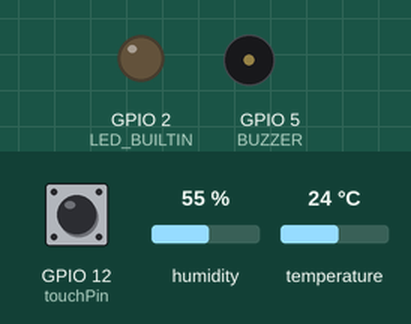
A sketch run on a simulated ESP32. On the bench: output pins drawn as LEDs (lit = HIGH), buzzer (waves = sounding, pin HIGH). The inputs (shaded band) are chosen by the test bench; at power-on: GPIO 12 (touchPin) HIGH, humidity 55 %, temperature 24 °C. WiFi joins after 1.5 s; servers stay silent unless stated; the local clock reads 2024-03-15 10:24:30 at power-on unless the sketch sets it; what the sketch prints to the serial monitor is not drawn.

Above: at 17.4 s.
At 30.25 s:
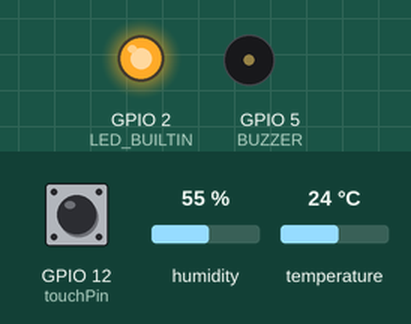
At 65.0 s:
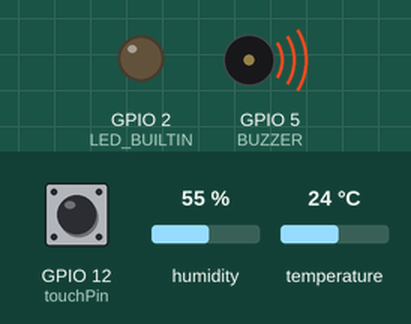
Timing chart, 0 to 82.6 s (numbered marks = the images above):
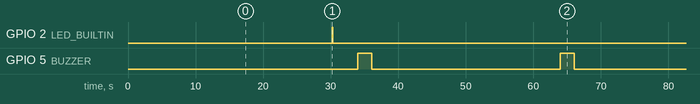

The sketch:

code.ino
```cpp
#include<Wire.h>
#include<WiFi.h>
#include "time.h"
#include "RTClib.h"
#include <ThingSpeak.h>
#include <WebServer.h>
#include "DHT.h"

#define LED_BUILTIN 2

const int BUZZER = 5;
bool onWiFi = false;
bool onAlarm;
const int touchPin = 12;
const int touchThreshold = 25;
const int touchReadings = 100;
const int timeout = 10;
const char* ssid       = "GPONWIFI_68E0";
const char* password   = "00000086D5";
const char* ntpServer = "pool.ntp.org";
const long gmtOffsetSec = 19800; // UTC +5:30
const long dayLightOffsetSec = 0;
const char* thingspeak = "api.thingspeak.com";
String apiKey = "8EERZONJ8K9LJT1I";

WebServer server(80);
WiFiClient client;

#define DHTTYPE DHT22
uint8_t DHTPin = 4;
DHT dht(DHTPin, DHTTYPE);

float Temperature;
float Humidity;

RTC_DS3231 rtc;
const byte rtcTimerIntPin = 2;
volatile byte flag = false;

void printTime()
{
  struct tm timeinfo;
  if (!getLocalTime(&timeinfo)) {
    Serial.println("Failed to obtain time");
    abort();
  }
  Serial.println(&timeinfo, "%A, %B %d %Y %H:%M:%S");
}

void settime()
{
  struct tm timeinfo;
  if (!getLocalTime(&timeinfo)) {
    Serial.println("Failed to obtain time");
    abort();
  }
  // set RTC using date time from compile time
  // rtc.adjust(DateTime(F(__DATE__), F(__TIME__)));
  // set RTC time using ntp
  rtc.adjust(DateTime(timeinfo.tm_year, timeinfo.tm_mon, timeinfo.tm_mday, timeinfo.tm_hour, timeinfo.tm_min, timeinfo.tm_sec));
  DateTime now = rtc.now();
  Serial.println("RTC TIME");
  Serial.print(now.year(), DEC);
  Serial.print('/');
  Serial.print(now.month(), DEC);
  Serial.print('/');
  Serial.print(now.day(), DEC);
  Serial.print(' ');
  Serial.print(now.hour(), DEC);
  Serial.print(':');
  Serial.print(now.minute(), DEC);
  Serial.print(':');
  Serial.print(now.second(), DEC);
  Serial.println();
}

bool wifiConnect() {
  onWiFi = false;
  int retries = 0;
  Serial.printf("Connecting to %s ", ssid);
  WiFi.begin(ssid, password);
  while (WiFi.status() != WL_CONNECTED) {
    delay(500);
    Serial.print(".");
    retries++;
    if (retries == (timeout * 2)) {
      Serial.println(" TIMEOUT");
      break;
    }
  }
  if (WiFi.status() == WL_CONNECTED) {
    onWiFi = true;
    Serial.println(" CONNECTED");
  }
  return onWiFi;
}

bool getNtpTime() {
  if (onWiFi == true) {
    configTime(gmtOffsetSec, dayLightOffsetSec, ntpServer);
    return true;
  } else {
    Serial.println("getNtpTime: Not connected to wifi!");
  }
  return false;
}

void setupServer()
{
  server.enableCORS();
  server.on("/live", handle_OnConnect);
  server.on("/", handle_OnConnect_page);
  server.onNotFound(handle_NotFound);
  server.begin();
  Serial.println("HTTP server started");
}

void setExternalRTC()
{
  if (!rtc.begin()) {
    Serial.println("Couldn't find rtc");
    Serial.flush();
    abort();
  }
  if (rtc.lostPower())
  {
    Serial.println("RTC lost power, set time");
    settime();
  }

  // Disable and clear both alarms
  rtc.disableAlarm(1);
  rtc.disableAlarm(2);
  rtc.clearAlarm(1);
  rtc.clearAlarm(2);

  // Set alarm time
  //https://github.com/adafruit/RTClib/blob/master/src/RTClib.h
  rtc.setAlarm1(rtc.now() + TimeSpan(0, 0, 0, 30), DS3231_A1_Minute);
  rtc.setAlarm2(rtc.now() + TimeSpan(0, 0, 1, 0), DS3231_A2_Minute);

}

void readTouch()
{
  int avgTouch = 0;
  for (int i = 0; i < touchReadings; i++)
  {
    avgTouch += touchRead(touchPin);
  }
  yield();
  avgTouch /= touchReadings;
  if (avgTouch < touchThreshold) {
    Serial.println("Detected touch");
    onAlarm = false;
  }
}

void playBuzzer(int times) {
  onAlarm = true;
  for (int t = 0; t < times; t++) {
    if (onAlarm == false) {
      break;
    }
    digitalWrite(BUZZER, HIGH);
    delay(200);
    digitalWrite(BUZZER, LOW);
    delay(1);
    //Read touch sensor to check if alarm is stopped manually
    readTouch();
    delay(5);
  }
  onAlarm = false;
}

void setup() {
  Serial.begin(115200);
  delay(3000);

  // Alarm
  pinMode(BUZZER, OUTPUT);

  // Internal LED
  pinMode(LED_BUILTIN, OUTPUT);

  //DTH
  pinMode(DHTPin, INPUT);
  dht.begin();

  // WiFi
  wifiConnect();
  if (onWiFi == true)
  {
    Serial.println("WiFi connected..!");
    Serial.print("Got IP: ");  Serial.println(WiFi.localIP());
  }
  else {
    Serial.println("Timed out connecting WiFi: aborting");
    abort();
  }

  // Web Server to query live data
  setupServer();

  //Set internal RTC
  getNtpTime();
  delay(100);
  printTime();

  //Set external RTC
  setExternalRTC();
}

void sendData()
{
  Temperature = dht.readTemperature();
  Humidity = dht.readHumidity();
  String postStr = apiKey;
  postStr += "&field1=";
  postStr += String(Temperature);
  postStr += "&field2=";
  postStr += String(Humidity);
  postStr += "\r\n\r\n";

  if (client.connect(thingspeak, 80)) {
    client.print("POST /update HTTP/1.1\n");
    client.print("Host: api.thingspeak.com\n");
    client.print("Connection: close\n");
    client.print("X-THINGSPEAKAPIKEY: " + apiKey + "\n");
    client.print("Content-Type: application/x-www-form-urlencoded\n");
    client.print("Content-Length: ");
    client.print(postStr.length());
    client.print("\n\n");
    client.print(postStr);
  }
  Serial.print("Temperature:");
  Serial.print(Temperature);
  Serial.print("Humidity: ");
  Serial.println(Humidity);
}


void loop() {

  server.handleClient();

  if (rtc.alarmFired(2) == true) {
    DateTime now = rtc.now();
    rtc.clearAlarm(2);
    rtc.setAlarm2(now + TimeSpan(0, 0, 1, 0), DS3231_A2_Minute);
    sendData();
    Serial.println(WiFi.localIP());
    char buff[] = "Alarm triggered at hh:mm:ss DDD, DD MMM YYYY";
    Serial.println(now.toString(buff));

    //flash led
    digitalWrite(LED_BUILTIN, HIGH);
    delay(100);
    digitalWrite(LED_BUILTIN, LOW);

  }
  if (rtc.alarmFired(1) == true)
  {
    DateTime now = rtc.now();
    rtc.disableAlarm(1);
    rtc.clearAlarm(1);
    rtc.setAlarm1(now + TimeSpan(0, 0, 0, 30), DS3231_A1_Second);
    char buff[] = "Alarm 1:Buzzer triggered at hh:mm:ss DDD, DD MMM YYYY";
    Serial.println(rtc.now().toString(buff));
    playBuzzer(10);
  }
}

void handle_OnConnect() {
  Temperature = dht.readTemperature(); // Gets the values of the temperature
  Humidity = dht.readHumidity(); // Gets the values of the humidity
  server.send(200, "application/json", sendString(Temperature, Humidity));
  //  server.send(200, "text/html", SendHTML(Temperature, Humidity));
}

void handle_OnConnect_page() {
  Temperature = dht.readTemperature(); // Gets the values of the temperature
  Humidity = dht.readHumidity(); // Gets the values of the humidity
  //  server.send(200,"application/json",sendString(Temperature,Humidity));
  server.send(200, "text/html", SendHTML(Temperature, Humidity));
}

String sendString(float Temperature, float Humidity)
{
  String ptr = "{";
  ptr += "\"temperature\": \"" + String(Temperature) + "\"";
  ptr += ",\"humidity\": \"" + String(Humidity) + "\"";
  ptr += "}";
  return ptr;
}

void handle_NotFound() {
  server.send(404, "text/plain", "Not found");
}

String SendHTML(float Temperaturestat, float Humiditystat) {
  String ptr = "<!DOCTYPE html> <html>\n";
  ptr += "<head><meta name=\"viewport\" content=\"width=device-width, initial-scale=1.0, user-scalable=no\">\n";
  ptr += "<title>ESP32 Weather Report</title>\n";
  ptr += "<style>html { font-family: Helvetica; display: inline-block; margin: 0px auto; text-align: center;}\n";
  ptr += "body{margin-top: 50px;} h1 {color: #444444;margin: 50px auto 30px;}\n";
  ptr += "p {font-size: 24px;color: #444444;margin-bottom: 10px;}\n";
  ptr += "</style>\n";
  ptr += "</head>\n";
  ptr += "<body>\n";
  ptr += "<div id=\"webpage\">\n";
  ptr += "<h1>ESP32 Weather Report</h1>\n";

  ptr += "<p>Temperature: ";
  ptr += String(Temperaturestat, 2);
  ptr += " °C</p>";
  ptr += "<p>Humidity: ";
  ptr += String(Humiditystat, 2);
  ptr += "%</p>";

  ptr += "</div>\n";
  ptr += "</body>\n";
  ptr += "</html>\n";
  return ptr;
}
```

Measured:
- by itself, GPIO 2 (LED_BUILTIN): alternates HIGH for 0.10 s and LOW for 59.9 s
- by itself, GPIO 5 (BUZZER): alternates HIGH for 2.1 s and LOW for 27.9 s
